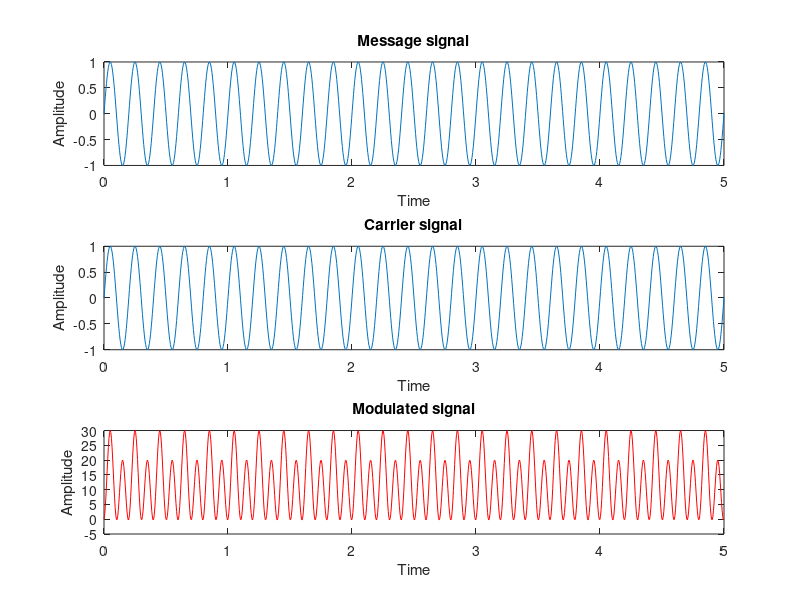

The MATLAB source for this figure:

Ac=input('Enter the amplitude of Carrier Signal Ac');
Am=input('Enter the amplitude of Message Signal Am');
fc=input('Enter the frequency of Carrier Signal Ac');
fm=input('Enter the frequency of Message Signal Ac');% fm<fc
m=input('Enter the Modulation Index');
t=input('Enter the time period');
t1=linspace(0,t,1000);
y1=sin(2*pi*fm*t1); % message signal
y2=sin(2*pi*fc*t1); % carrier signal
eq=(1+m.*y1).*(Ac.*y2);
subplot(311);
plot(t1,y1);
xlabel('Time');
ylabel('Amplitude');
title('Message signal')
subplot(312)
plot(t1,y2);
xlabel('Time');
ylabel('Amplitude');
title('Carrier signal');
subplot(313);
plot(t1,eq);
plot(t1,eq,'r');
xlabel('Time');
ylabel('Amplitude');
title('Modulated signal');